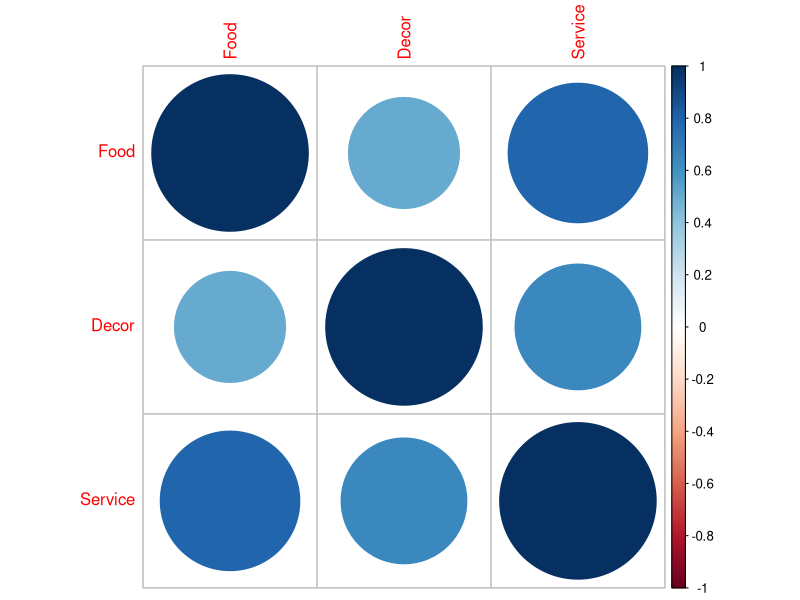
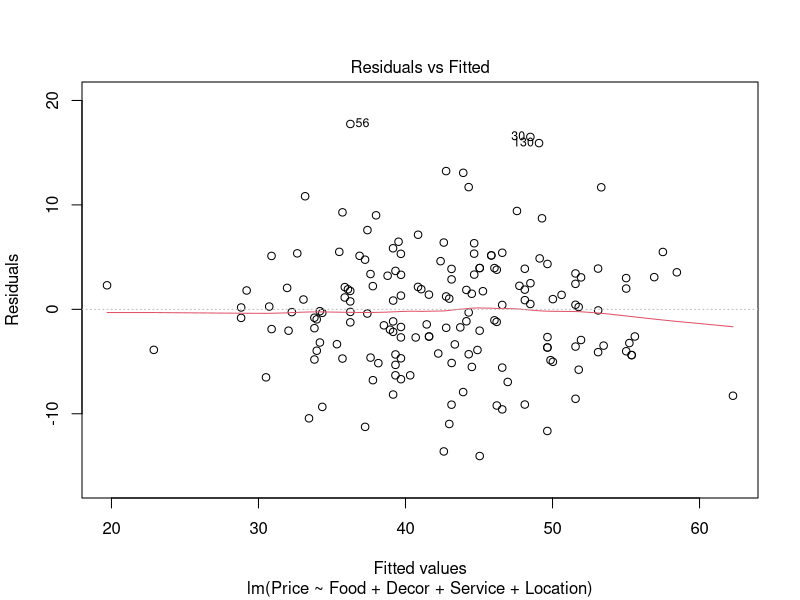
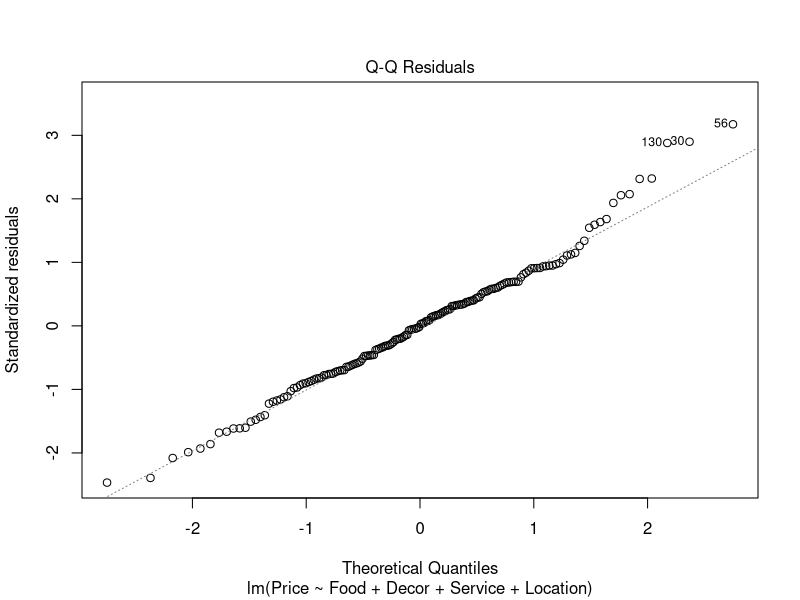
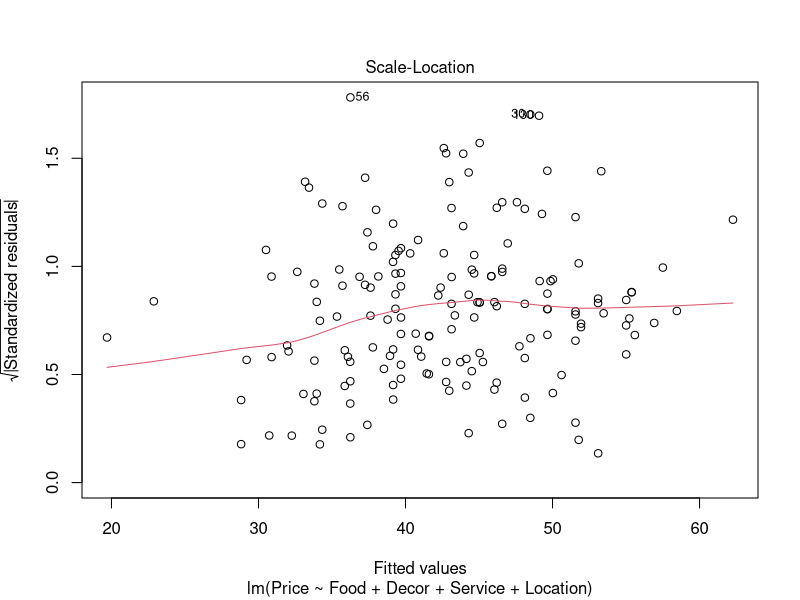
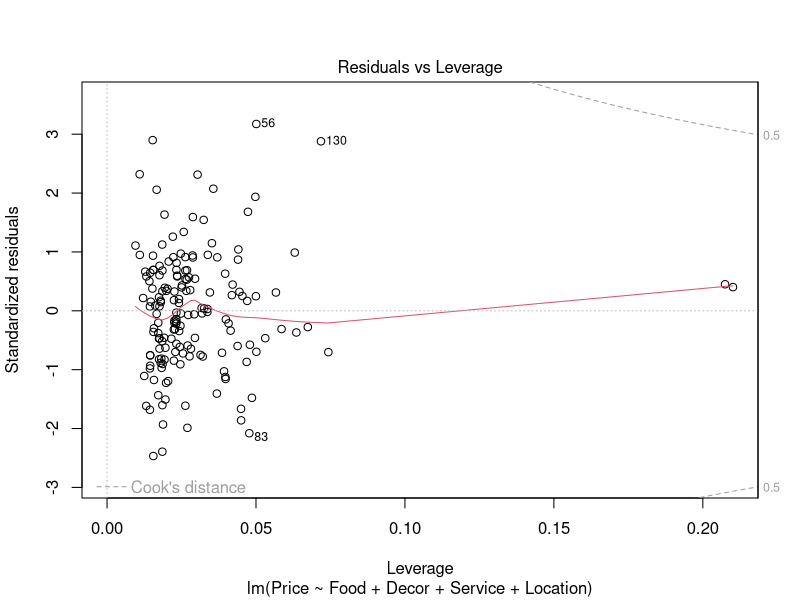
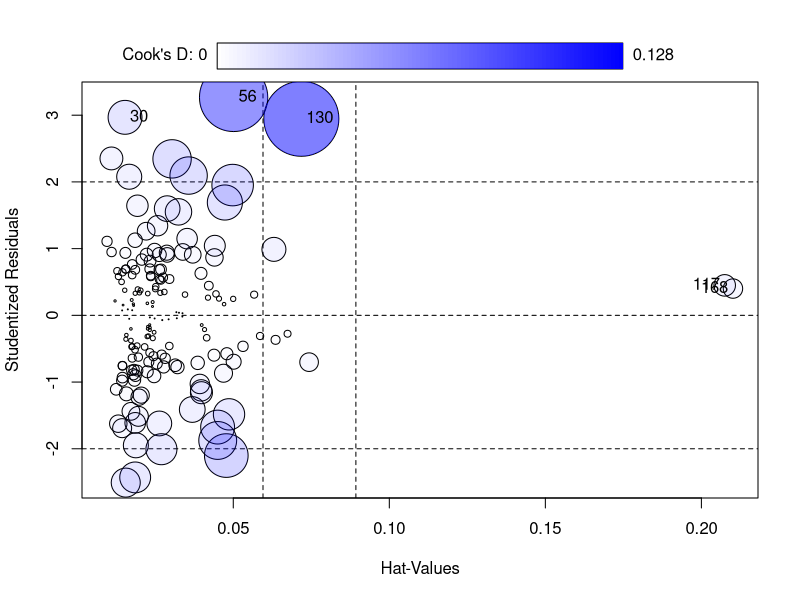
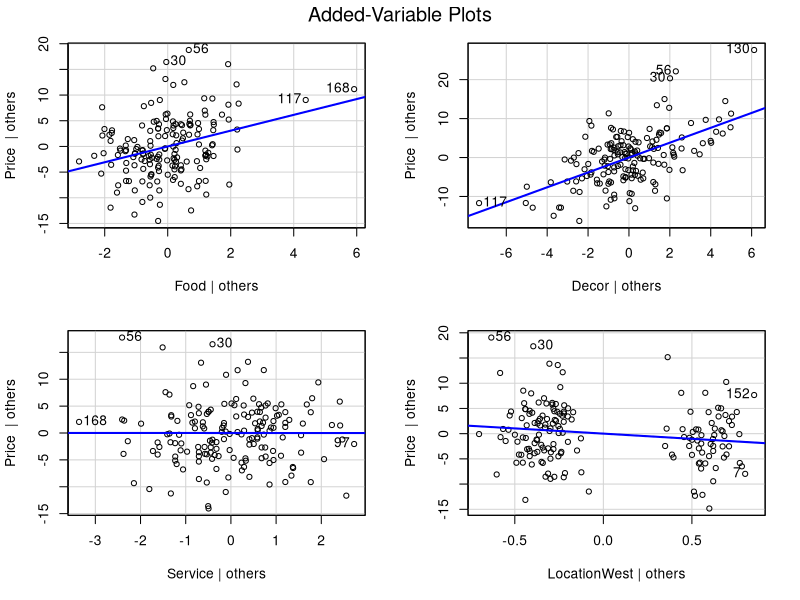
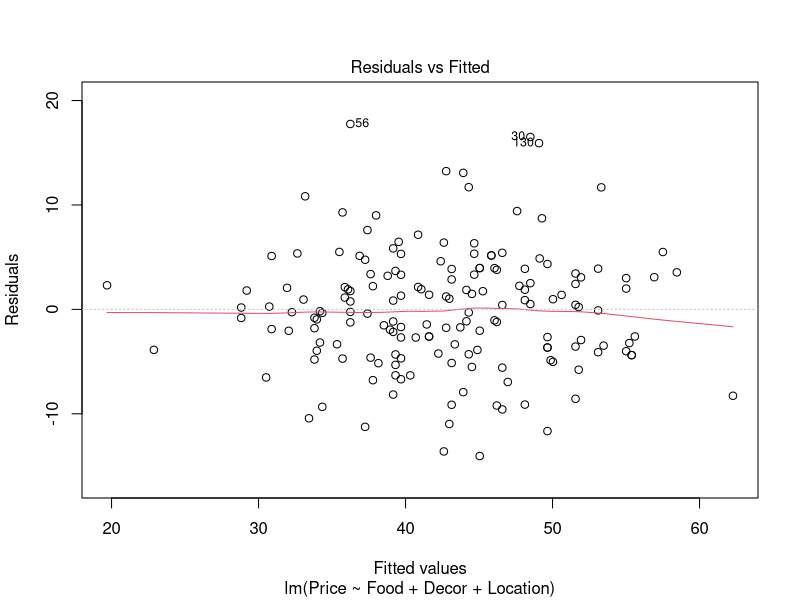

Reproduce these figures in R, in order.
# multiple linear regression
# author: shuo zhang

#Load the  NYC Restaurants.txt dataset into your workspace. 
#This dataset contains survey results from customers of 168 different Italian restaurants 
#in the New York City area. The data are in the form of the average of customer views 
#on various attributes (food, decor, and service) scored on a scale from 1 to 30, 
#along with the average price of dinner. 
#There is also a categorical variable for the location of the restaurant.
setwd("~/Desktop/kaggle")
restaurant=read.csv('NYC Restaurants.txt', header = T, stringsAsFactors = F, sep=' ')
head(restaurant)
dim(restaurant)
str(restaurant)
summary(restaurant)

library(dplyr)

#1 Create a scatterplot matrix of all continuous variables 
restaurant1=dplyr::select(restaurant, Food, Decor, Service )
library(corrplot)
M <- cor(restaurant1)
corrplot(M, method="circle")

unique(restaurant$Location)


#2 Fit a multiple linear regression predicting the price of a meal based on the customer 
# views and location of the restaurant.
model1= lm(Price ~ Food+Decor+Service+Location, data = restaurant)
summary(model1)
#The equation of the model can be constructed from the output:
#Predicted Price = -21.955750+ 1.538120*Food+1.910087*Decor-0.002727*Service-2.068050*LocationWest 

# intercept: when food, decor, service and locationwest is zero, the food price is -21.955750.
# food: With a 1 increase in food score and and all other variables are held constant,
#the price, on average, increases by approximately 1.538120.
# decor:With a 1 increase in decor score and and all other variables are held constant,
#the price, on average, increases by approximately 1.910087.
# service:With a 1 increase in service score and all other variables are held constant,
#the price, on average, decreases by approximately 0.002727.
# locationwest: With a choice in west and and all other variables are held constant,
#the price, on average, decreases by approximately 2.068050.

# intercept coefficient is significant (p-value smaller than 0.05).
# food coefficient is significant (p-value smaller than 0.05).
# decor coefficient is significant (p-value smaller than 0.05).
# service coefficient is not significant (p-value larger than 0.05).
# locationwest coefficient is significant (p-value smaller than 0.05).

# The overall regression is significant (p-value smaller than 0.05).

#Residual standard error: 5.738 on 163 degrees of freedom
# The residual sum of squares is about 5.738; this is an approximation of how much
# the sum of the squared vertical distances tend to deviate from the observations 
#to the regression surface.

#	Adjusted R-squared:  0.6187，61.87 % of the variability
#in price is explained by the parameter values.

#3 assumption of MLR
plot(model1)
# no violation

#4 the influence plot: outliner
library(car)
influencePlot(model1)
restaurant[30,1]
restaurant[56,1]
restaurant[117,1]
restaurant[130,1]
restaurant[168,1]
# we should be concerned about the five restaurants:
# "Nello", "Rainbow Grill" "Gennaro", "Harry Cipriani", "Veronica"

#5 VIF
vif(model1)
# Food    Decor  Service Location 
# 2.714261 1.744851 3.558735 1.064985
#VIFs are all below 5. The corresponding regression coefficients are well estimated 
# due to no multicollinearity.

#6 added-variable plot
avPlots(model1)
#food, decor have distinct patterns. they are good contributions to the model; 
# service has absent patterns and it could be dropped from the model.

#7 improvement of model: remove service variable
model3=lm(Price ~ Food+Decor+Location, data = restaurant) 

summary(model3)
#The equation of the model can be constructed from the output:
#Predicted Price =  -21.9599+ 1.5363*Food+1.9094 *Decor-2.0670*LocationWest 

# intercept: when food, decor, service and locationwest is zero, the food price is -21.9599.
# food: With a 1 increase in food score and and all other variables are held constant,
#the price, on average, increases by approximately 1.5363.
# decor:With a 1 increase in decor score and and all other variables are held constant,
#the price, on average, increases by approximately 1.9094.
# locationwest: With choose in west and and all other variables are held constant,
#the price, on average, decreases by approximately 2.0670.

# intercept coefficient is significant (p-value smaller than 0.05).
# food coefficient is significant (p-value smaller than 0.05).
# decor coefficient is significant (p-value smaller than 0.05).
# locationwest coefficient is significant (p-value smaller than 0.05).

# The overall regression is significant (p-value smaller than 0.05).

#Residual standard error: 5.72 on 164 degrees of freedom
# The residual sum of squares is about  5.72; this is an approximation of how much
# the sum of the squared vertical distances tend to deviate from the observations 
#to the regression surface.

#	Adjusted R-squared:  0.6211 

plot(model3)
# no violation

influencePlot(model3)
restaurant[30,1]
restaurant[56,1]
restaurant[117,1]
restaurant[130,1]
restaurant[168,1]
# we should be concerned about the five restaurants:
# "Nello", "Rainbow Grill" "Gennaro", "Harry Cipriani", "Veronica"

vif(model3)
# Food    Decor Location 
# 1.389515 1.346030 1.038000 
#VIFs are all below 5. The corresponding regression coefficients are well estimated 
# due to no multicollinearity.

avPlots(model3)
#food, decor have distinct patterns. they are good contributions to the model; 
# locationwest has absent patterns and it could be dropped from the model.

#8 improvement of model: remove location variable
model4=lm(Price ~ Food+Decor, data = restaurant)
summary(model4)
# the intercept, food and decor coefficients and the overall regression is significant
# (p-values less than 0.05).
#Residual standard error: 5.788 on 165 degrees of freedom
#Adjusted R-squared:  0.6121 
plot(model4)
# no violation to the assumptions

influencePlot(model4) 
# 6 outlier

vif(model4)
# vifs are below 5

avPlots(model4)
# food and decor have distinct patterns.

#9 model selection
AIC(model1, model3, model4)
# df      AIC
# model1  6 1070.711
# model3  5 1068.711
# model4  4 1071.677


BIC(model1, model3, model4)
# df      BIC
# model1  6 1089.454
# model3  5 1084.330
# model4  4 1084.173

# for AIC, choose model3 (remove service)
# for BIC, choose model4 (remove service and location)
# when the primary goal of multiple regression is prediction, I will choose model3.
# when the primary goal of multiple regression is descriptive, I will choose model4.


#We can use stepwise regression to help automate the variable selection process.
#Here we define the minimal model, the full model, and the scope of the models
#through which to search:
model.empty = lm(Price ~ 1, data = restaurant[,-1]) #The model with an intercept ONLY.
model.full = lm(Price ~. , data = restaurant[,-1]) #The model with ALL variables.
scope = list(lower = formula(model.empty), upper = formula(model.full))

library(MASS) #The Modern Applied Statistics library.

#Stepwise regression using AIC as the criteria (the penalty k = 2).
forwardAIC = step(model.empty, scope, direction = "forward", k = 2)
backwardAIC = step(model.full, scope, direction = "backward", k = 2) 
bothAIC.empty = step(model.empty, scope, direction = "both", k = 2)
bothAIC.full = step(model.full, scope, direction = "both", k = 2)
# remove service

#Stepwise regression using BIC as the criteria (the penalty k = log(n)).
forwardBIC = step(model.empty, scope, direction = "forward", k = log(168))
backwardBIC = step(model.full, scope, direction = "backward", k = log(168))
bothBIC.empty = step(model.empty, scope, direction = "both", k = log(168))
bothBIC.full = step(model.full, scope, direction = "both", k = log(168))
#remove service and location
